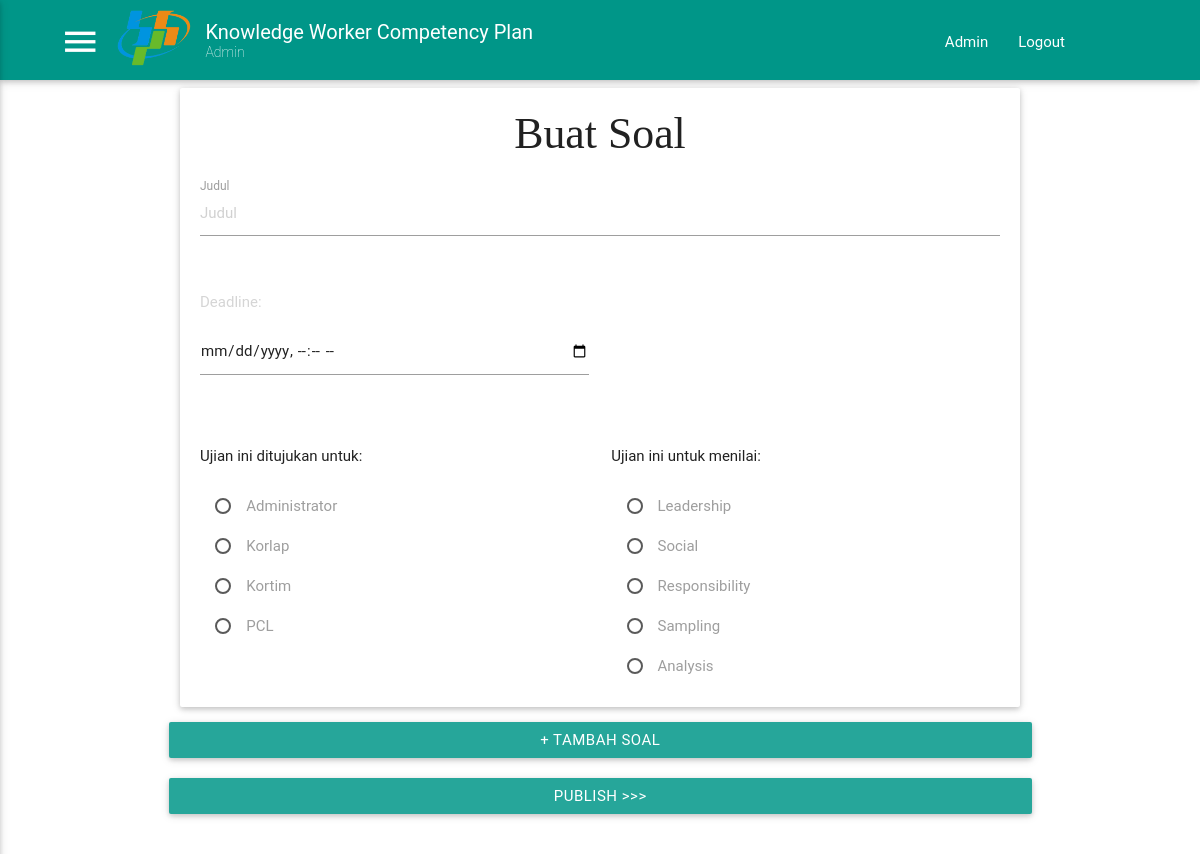
The app's page /buatsoal.php (signed in) with its own data.
### tables this page shows
CREATE TABLE `user` (
  `id` int(11) NOT NULL AUTO_INCREMENT,
  `nip` text NOT NULL,
  `nama` text NOT NULL,
  `idjabatan` int(11) NOT NULL,
  `idbos` int(11) NOT NULL,
  `iduserbos` int(11) NOT NULL,
  `timecreate` timestamp NOT NULL DEFAULT CURRENT_TIMESTAMP,
  `email` varchar(50) NOT NULL,
  `password` varchar(20) NOT NULL,
  `image` varchar(50) NOT NULL DEFAULT 'default.png',
  PRIMARY KEY (`id`)
);

CREATE TABLE `jabatan` (
  `id` int(11) NOT NULL AUTO_INCREMENT,
  `label` text NOT NULL,
  `idjabatanbos` int(11) DEFAULT NULL,
  PRIMARY KEY (`id`)
);

CREATE TABLE `dimensi` (
  `id` int(11) NOT NULL AUTO_INCREMENT,
  `kodedimensi` varchar(10) NOT NULL,
  `labeldimensi` text NOT NULL,
  `deskripsi` text NOT NULL,
  `timecreate` timestamp NOT NULL DEFAULT CURRENT_TIMESTAMP,
  PRIMARY KEY (`id`)
);

### controller/soal_editor.php (the view)
<?php
	$msg = "";
	$msg = $msg . '<div  class = "card-panel">
						<div class = "row">
							<div class="input-field col s12">
								<input name="judul" placeholder="Judul" id="judul" type="text" form="testingform" class="active validate" required/>
								<label for="judul">Judul</label>
							</div>
						</div>
						<div class = "row">
							<div class="input-field col s12" style="color:#d5d5d5;">
								Deadline:
							</div>
							<div class="input-field col s6">
								<input name="deadline" placeholder="Deadline" id="deadline" type="datetime-local" required/>
							</div>
						</div>
						<div class = "row">
							<div class="input-field col s6">
									<p>Ujian ini ditujukan untuk:</p>';
	$sql = "SELECT * FROM jabatan WHERE 1;";
	$retval = mysqli_query($conn, $sql);
	while ($row = mysqli_fetch_array($retval, MYSQLI_ASSOC)) {
		$msg = $msg . '<p>
							<input id="' . $row['id'] . 'jabatan" type="radio" name="jabatan" value="' . $row['id'] . '"/>
							<label for="' . $row['id'] . 'jabatan">' . $row['label'] . '</label>
						</p>';
	}
	$msg = $msg . '</div><div class="input-field col s6"><p>Ujian ini untuk menilai:</p>';
	$sql1 = "SELECT * FROM dimensi WHERE 1;";
	$retval1 = mysqli_query($conn, $sql1);
	while ($row = mysqli_fetch_array($retval1, MYSQLI_ASSOC)) {
		$msg = $msg . '<p>
							<input id="' . $row['id'] . 'dimensi" type="radio" name="dimensi" value="' . $row['id'] . '"/>
							<label for="' . $row['id'] . 'dimensi">' . $row['labeldimensi'] . '</label>
						</p>';
	}
	$msg = $msg . '</div></div></div>';
	echo $msg;
?>

### view/essential.php (shortened to what this page needs)
<?php
	include "controller/DBConnect.php";
	$sql = 'SELECT * FROM user WHERE nip = "'.$_SESSION['nip'].'";';
	$retval = mysqli_query($conn, $sql);
	$row = mysqli_fetch_array($retval, MYSQLI_ASSOC);
	$status = "";
	if ($row['idjabatan'] > 1) {
		$status = "User";
		$msg = '<ul id="slide-out" class="side-nav">
					<li>
						<div class="userView">
							<img class="background" src="assets/images/office.jpg"/>
							<a href="#!user"><img class="circle" src="assets/images/profile/'.$row['image'].'"></a>
							<a href="#!name"><span class="white-text name">'.$row['nama'].'</span></a>
							<a href="#!email"><span class="white-text email">'.$row['email'].'</span></a>
						</div>
					</li>
					<li>
						<a class="subheader">Main Menu</a>
					</li>
					<li><a href="profile.php"><i class="material-icons">perm_identity</i>Profile</a></li>
					<li><div class="divider"></div></li>
					<li><a href="tesmenejemen.php"><i class="material-icons">assignment</i>Kerjakan Soal</a></li>
					<li><div class="divider"></div></li>
					<li><a href="evaluasi.php"><i class="material-icons">assignment_ind</i>Evaluasi Anggota</a></li>
					<li><div class="divider"></div></li>
					<li><a class="subheader">Addition Menu</a></li>
					<li><a href="help.php"><i class="material-icons">live_help</i>Help</a></li>
				</ul>';
	}
	else {
		$status = "Admin";
		$msg = '<ul id="slide-out" class="side-nav">
					<li>
						<div class="userView">
							<img class="background" src="assets/images/office.jpg"/>
							<a href="#!user"><img class="circle" src="assets/images/profile/'.$row['image'].'"></a>
							<a href="#!name"><span class="white-text name">'.$row['nama'].'</span></a>
							<a href="#!email"><span class="white-text email">'.$row['email'].'</span></a>
						</div>
					</li>
					<li>
						<a class="subheader">Main Menu</a>
					</li>
					<li><a href="monitor.php"><i class="material-icons">airplay</i>Monitoring</a></li>
					<li><div class="divider"></div></li>
					<li><a href="daftar-dimensi.php"><i class="material-icons">mode_edit</i>Dimensi Editor</a></li>
					<li><div class="divider"></div></li>
					<li>
						<ul class="collapsible collapsible-according" style="padding-left:15px">
							<li>
								<a class="collapsible collapsible-header"><i class="material-icons">playlist_add</i>Test Managemet</a>
								<div class="collapsible-body">
									<ul style="padding-left:40px">
										<li><a href="buatsoal.php">Buat Tes</a></li>
										<li><a href="monitoring_tes.php">Monitoring Tes</a></li>
										<li><a href="monitoring_nilai.php">Monitoring Nilai</a></li>
									</ul>
								</div>
							</li>
						</ul>
					</li>
					<li><div class="divider"></div></li>
					<li>
						<ul class="collapsible collapsible-according" style="padding-left:15px">
							<li>
								<a class="collapsible collapsible-header"><i class="material-icons">perm_identity</i>User Managemet</a>
								<div class="collapsible-body">
									<ul style="padding-left:40px">
										<li><a href="daftar-user.php">Daftar User</a></li>
										<li><a href="jabatan-management.php">Jabatan Management</a></li>
										<li><a href="register-user.php">Register User</a></li>
									</ul>
								</div>
							</li>
						</ul>
					</li>
					<li><div class="divider"></div></li>
					<li><a class="subheader">Addition Menu</a></li>
					<li><a href="help.php"><i class="material-icons">live_help</i>Help</a></li>
				</ul>';
	}
	echo '<nav class="teal">
			<div class="nav-wrapper head-container">
				<a href="#" class="brand-logo">
					<a href="#" data-activates="slide-out" class="button-collapse show-on-large"><i class="material-icons">menu</i></a>
					<a href="/"><img id="logo-main" src="assets/images/logo-bps.png"></a>
					<a id="title" >Knowledge Worker Competency Plan</a>
					<a id="sub-title">'.$status.'</a>
				</a>
				<ul id="nav-mobile" class="right hide-on-med-and-down">
					<li><a href="profile.php">'.$row['nama'].'</a></li>
					<li><a href="controller/logout.php">Logout</a></li>
				</ul>
			</div>
		</nav>'.$msg;
?>

### assets/css/custom.css (style rules this page uses)
@media only screen and (min-width: 993px) { .head-container { width: 85%; margin-right: 10%; margin-left: 5%; } }
nav { height: 80px; padding-top: 10px; }
#logo-main, .brand-logo { max-height: 75px; margin-left: 15px; max-width: 75px; margin-right: 15px; }
#title { font-size: 20px; position: absolute; margin-top: -10px; }
#sub-title { font-size: 14px; position: absolute; top: 10px; font-weight: 200; }

### records on screen
user: idjabatan "Admin", nama "Admin"
jabatan: label "Administrator"
jabatan: label "Korlap"
jabatan: label "Kortim"
jabatan: label "PCL"
dimensi: labeldimensi "Leadership"
dimensi: labeldimensi "Social"
dimensi: labeldimensi "Responsibility"
dimensi: labeldimensi "Sampling"
dimensi: labeldimensi "Analysis"
